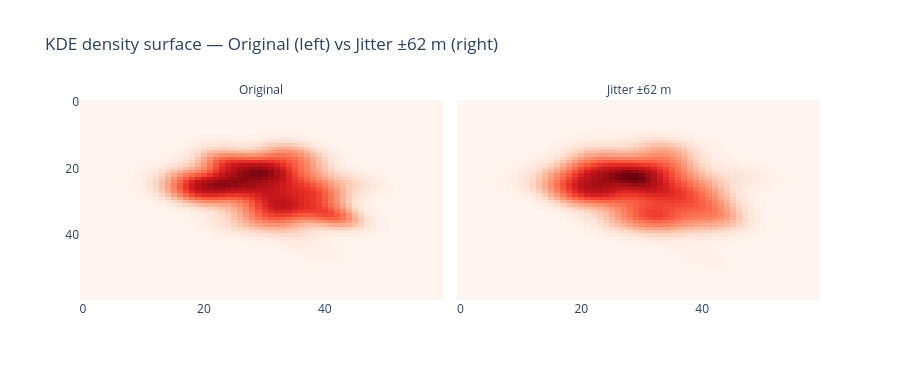

Notebook cell for this chart:
### Code cell
# Side-by-side Plotly heatmaps
fig = go.Figure()
fig = px.imshow(
    np.stack([kde_orig, kde_jit]),
    facet_col=0,
    facet_col_wrap=2,
    color_continuous_scale='Reds',
    labels=dict(color='Density'),
    title=f'KDE density surface — Original (left) vs Jitter ±{J_BASE:.0f} m (right)',
    aspect='auto'
)
for i, label in enumerate(['Original', f'Jitter ±{J_BASE:.0f} m']):
    fig.layout.annotations[i].text = label
fig.update_layout(height=380, coloraxis_showscale=False)
fig.show()

### Figure 1 — Plotly figure (JSON) as saved in the notebook; plotly's stock layout.template omitted (floating-point values rounded to 4 significant figures; data arrays with more than 128 entries replaced by an {"elided": "..."} marker saying what was removed)
{"data": [{"coloraxis": "coloraxis", "hovertemplate": "x: %{x}<br>y: %{y}<br>Density: %{z}<extra></extra>", "name": "0", "type": "heatmap", "xaxis": "x", "yaxis": "y", "z": {"elided": "60x60 float values"}}, {"coloraxis": "coloraxis", "hovertemplate": "x: %{x}<br>y: %{y}<br>Density: %{z}<extra></extra>", "name": "1", "type": "heatmap", "xaxis": "x2", "yaxis": "y2", "z": {"elided": "60x60 float values"}}], "layout": {"annotations": [{"font": {}, "showarrow": false, "text": "Original", "x": 0.245, "xanchor": "center", "xref": "paper", "y": 1.0, "yanchor": "bottom", "yref": "paper"}, {"font": {}, "showarrow": false, "text": "Jitter ±62 m", "x": 0.755, "xanchor": "center", "xref": "paper", "y": 1.0, "yanchor": "bottom", "yref": "paper"}], "coloraxis": {"colorbar": {"title": {"text": "Density"}}, "colorscale": [[0.0, "rgb(255,245,240)"], [0.125, "rgb(254,224,210)"], [0.25, "rgb(252,187,161)"], [0.375, "rgb(252,146,114)"], [0.5, "rgb(251,106,74)"], [0.625, "rgb(239,59,44)"], [0.75, "rgb(203,24,29)"], [0.875, "rgb(165,15,21)"], [1.0, "rgb(103,0,13)"]], "showscale": false}, "height": 380, "title": {"text": "KDE density surface — Original (left) vs Jitter ±62 m (right)"}, "xaxis": {"anchor": "y", "domain": [0.0, 0.49]}, "xaxis2": {"anchor": "y2", "domain": [0.51, 1.0], "matches": "x"}, "yaxis": {"anchor": "x", "autorange": "reversed", "domain": [0.0, 1.0]}, "yaxis2": {"anchor": "x2", "domain": [0.0, 1.0], "matches": "y", "showticklabels": false}}}
